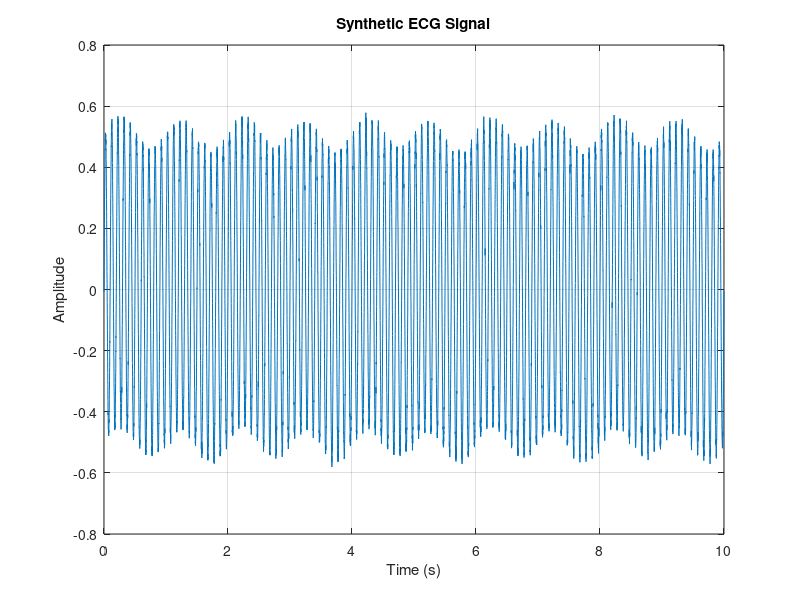

The MATLAB source for this figure: (Note: this script raises an error after producing the figure.)
% Step 1: Set Parameters
fs = 1000;           % Sampling frequency (samples per second)
t = 0:1/fs:10;       % Time vector (10 seconds duration)

% Step 2: Generate the Synthetic ECG Signal
% Using a sum of sinusoids to model the P, QRS, and T waves
f1 = 1;  % Heartbeat frequency (in Hz, ~60 beats per minute)
f2 = 10; % Frequency for QRS complex
f3 = 0.5; % Frequency for T wave

P_wave = 0.01 * sin(2 * pi * f3 * t);     % Simulated P wave
QRS_complex = 0.5 * sin(2 * pi * f2 * t); % Simulated QRS complex
T_wave = 0.05 * sin(2 * pi * f1 * t);     % Simulated T wave

% Combine all parts to create an ECG-like signal
ECG_signal = P_wave + QRS_complex + T_wave;

% Add some low-level noise to simulate real-life ECG data
noise = 0.01 * randn(size(t));
noisy_ECG = ECG_signal + noise;

% Step 3: Plot the ECG Signal
figure;
plot(t, noisy_ECG);
xlabel('Time (s)');
ylabel('Amplitude');
title('Synthetic ECG Signal');
grid on;
% Step 1: Read the .wav file
[ecgSignal, fs] = audioread('ECG.wav'); % Replace 'your_file.wav' with the actual filename

% Step 2: Create a time vector based on the sampling frequency
t = (0:length(ecgSignal)-1) / fs;

% Step 3: Plot the ECG signal
figure;
plot(t, ecgSignal);
xlabel('Time (s)');
ylabel('Amplitude');
title('ECG Signal from .wav File');
grid on;